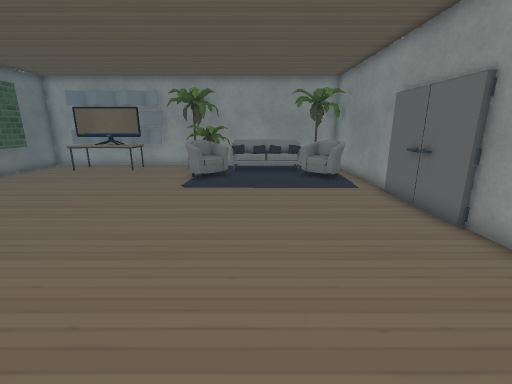
View 1 (above)

12 first-person views from a walk through a Unity game level. The camera is 1.3 m above the floor, tilts 14° down and sees 90° across. The floor is counted in squares, 0.5 m on a side. Each view is taken from the middle of a square. On the plan, view 1 faces up. The plan holds only what a view shows up to about 18 squares ahead; the rest is blank. Some surface patterns are stand-ins.

View 2
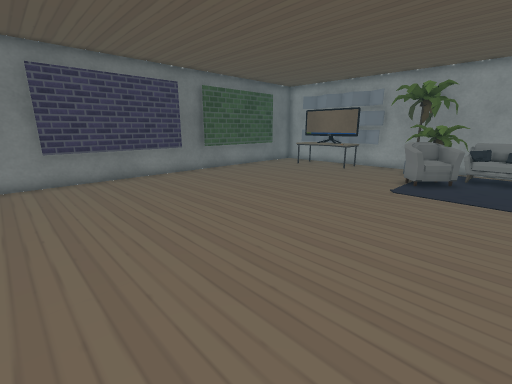

View 3
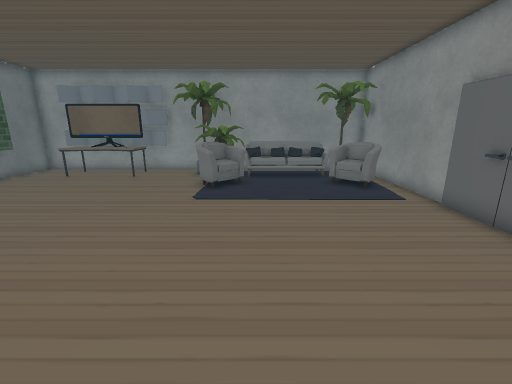

View 4
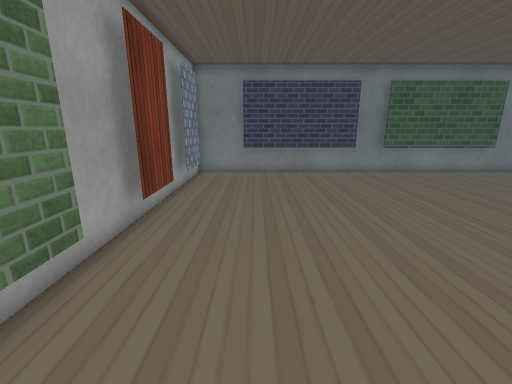

View 5
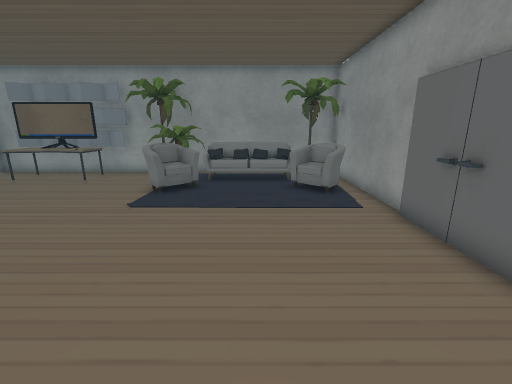

View 6
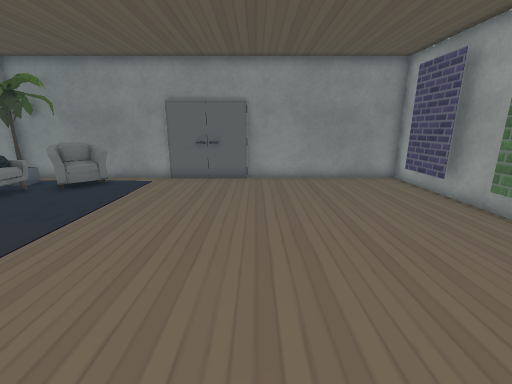

View 7
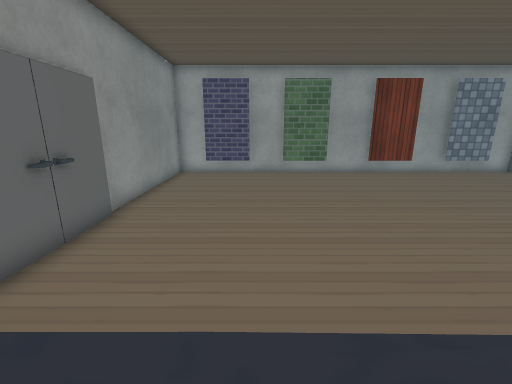

View 8
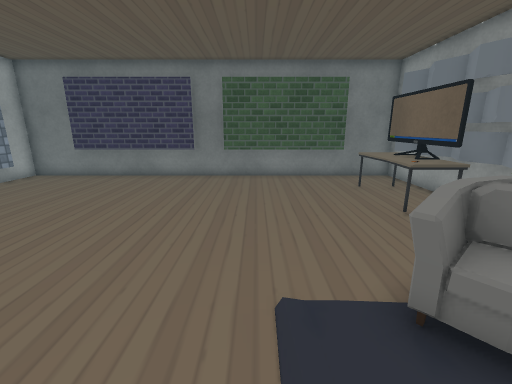

View 9
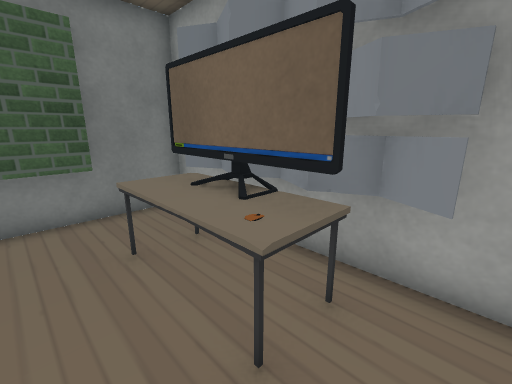

View 10
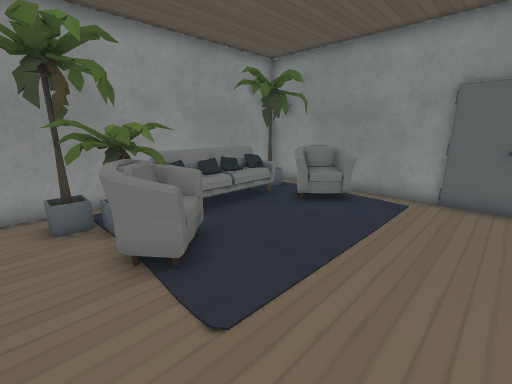

View 11
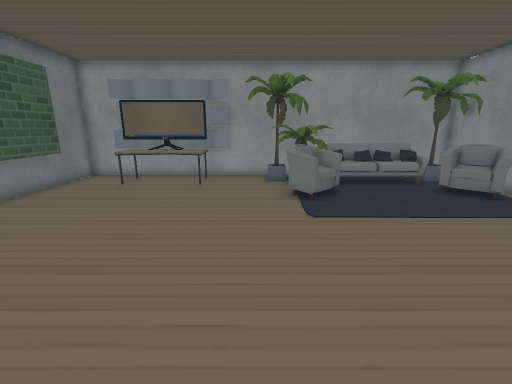

View 12
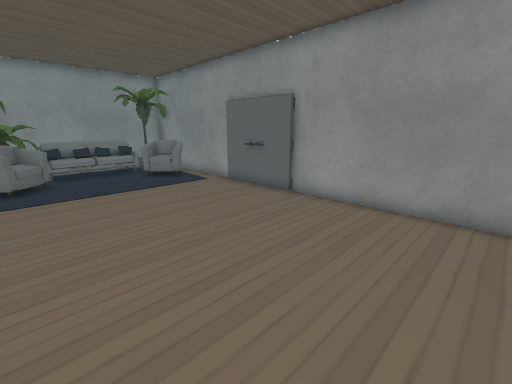

### Floor plan
Points are (right, up) in squares from view 1. A wall is a line through its corners. A room is listed if a view was taken in it or the views show most of it. See-through windows are left out.
Room 1 (views 1, 2, 3, 4, 5, 6, 7, 8, 9, 10, 11, 12)
walls: (-3.2, -1) (-0.5, -1); (5.4, 6.4) (5.4, 10.6); (-13.8, 7.8) (-13.8, 1.2); (-8.4, 16.8) (-11.5, 16.8); (-6.3, 17.6) (-7.4, 18.1) (-8.4, 17.6); (5.6, 10.5) (5.6, 18.5) (-14.3, 18.5) (-14.3, -1.5) (5.6, -1.5) (5.6, 6.5); (-8.2, -1) (-5.5, -1); (-6.3, 18.1) (-7.4, 17.6) (-8.4, 18.1) (-8.7, 17.9); (1.2, -1) (4, -1); (-11.4, 18.1) (-12.5, 17.6); (-13.8, 15.8) (-13.8, 9.2); (-12.8, -1) (-10, -1); (-12, 17.9) (-12.5, 18.2)
low walls: (5.3, 7.9) (5.3, 8.5); (5.3, 8.6) (5.3, 9.1); (-8.7, 17.2) (-9.2, 17.2); (-8.7, 17.2) (-8.7, 16.4) (-9.4, 17) (-10.1, 16.5); (-9.5, 17) (-10.1, 16.4); (-8.4, 17.6) (-9.4, 18.1) (-10.4, 17.6) (-11.4, 18.1)
objects: desk (-11, 16) to (-7, 17); other object (-8, 16); sofa (-4, 13) to (-2, 14); plant (-4, 17); plant (-3, 15) to (-2, 17); rug (-1, 14); sofa (-1, 16) to (3, 17); rug (2, 14); sofa (3, 13) to (5, 15); plant (3, 17) to (4, 17); rug (4, 16) to (5, 16)

Where each view was taken, in squares from view 1:
view 1: 0 up, 0 right, facing up
view 2: 0 up, 0 right, facing up-left
view 3: 2 up, 1 left, facing up
view 4: 2 up, 1 right, facing left
view 5: 3 up, 1 right, facing up
view 6: 6 up, 8 left, facing right
view 7: 14 up, 1 right, facing down
view 8: 11 up, 0 right, facing left
view 9: 14 up, 6 left, facing up-left
view 10: 9 up, 5 left, facing up-right
view 11: 4 up, 5 left, facing up
view 12: 0 up, 3 left, facing up-right
